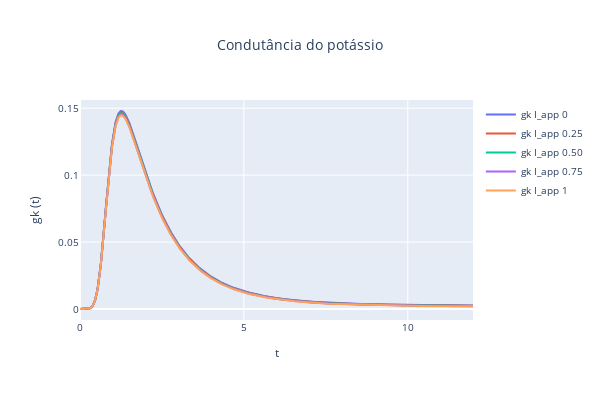

Notebook source saved alongside this figure:
### Code cell
plot_condutancias(variable="gk", dfs=dfs)

### Figure 1 — Plotly figure (JSON) as saved in the notebook; plotly's stock layout.template omitted (floating-point values rounded to 4 significant figures; data arrays with more than 128 entries replaced by an {"elided": "..."} marker saying what was removed)
{"data": [{"mode": "lines", "name": "gk I_app 0", "type": "scatter", "x": {"elided": "1200 float values"}, "y": {"elided": "1200 float values"}}, {"mode": "lines", "name": "gk I_app 0.25", "type": "scatter", "x": {"elided": "1200 float values"}, "y": {"elided": "1200 float values"}}, {"mode": "lines", "name": "gk I_app 0.50", "type": "scatter", "x": {"elided": "1200 float values"}, "y": {"elided": "1200 float values"}}, {"mode": "lines", "name": "gk I_app 0.75", "type": "scatter", "x": {"elided": "1200 float values"}, "y": {"elided": "1200 float values"}}, {"mode": "lines", "name": "gk I_app 1", "type": "scatter", "x": {"elided": "1200 float values"}, "y": {"elided": "1200 float values"}}], "layout": {"font": {"size": 10}, "height": 400, "title": {"text": "Condutância do potássio", "x": 0.5}, "width": 600, "xaxis": {"title": {"text": "t"}}, "yaxis": {"title": {"text": "gk (t)"}}}}
